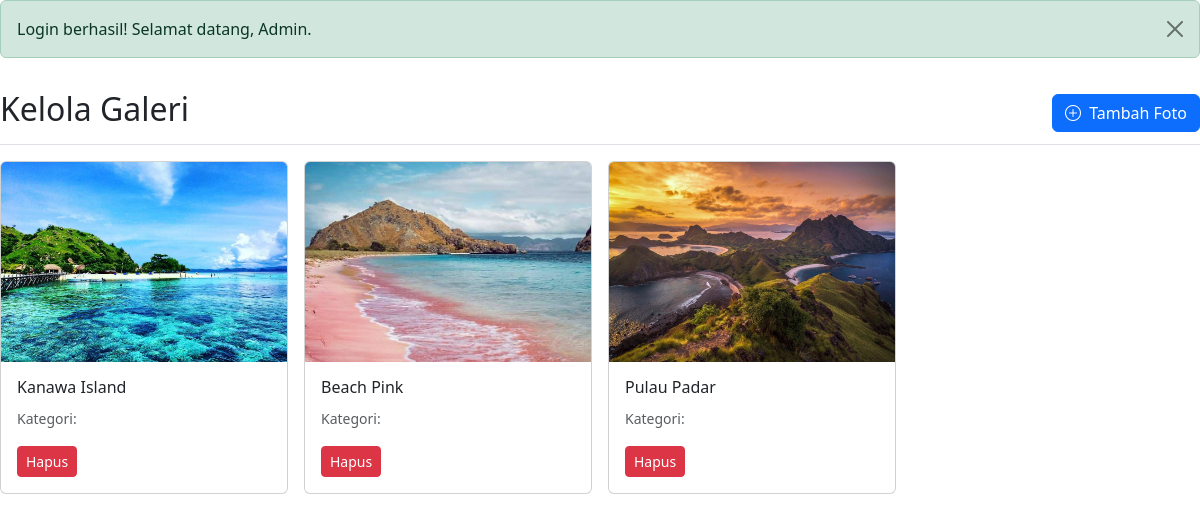
The page /admin/halaman/galeri.php (signed in) on the database its author committed.
### tables this page shows
CREATE TABLE `galleries` (
  `id` int NOT NULL,
  `judul` varchar(100) NOT NULL,
  `gambar` varchar(255) NOT NULL,
  `kategori_id` int DEFAULT NULL,
  `created_at` timestamp NULL DEFAULT CURRENT_TIMESTAMP
);

### admin/halaman/galeri.php (the view, shortened to what this page needs)
<?php
include '../../database/konek.php';
include '../../includes/boot.php';
if (isset($_SESSION['success_message'])): ?>
    <div class="alert alert-success alert-dismissible fade show" role="alert">
        <?php echo htmlspecialchars($_SESSION['success_message']); ?>
        <button type="button" class="btn-close" data-bs-dismiss="alert"></button>
    </div>
<?php endif; ?>
<div class="d-flex justify-content-between flex-wrap flex-md-nowrap align-items-center pt-3 pb-2 mb-3 border-bottom">
    <h1 class="h2">Kelola Galeri</h1>
    <button class="btn btn-primary" data-bs-toggle="modal" data-bs-target="#modalTambahFoto">
        <i class="bi bi-plus-circle me-1"></i> Tambah Foto
    </button>
</div>
<div class="row g-3">
    <?php
    $query_galeri = $konek->query("SELECT * FROM galleries ORDER BY created_at DESC");
    if ($query_galeri->num_rows > 0) {
        while($data = $query_galeri->fetch_assoc()) {
            echo "<div class='col-md-3'>
                <div class='card'>
                    <img src='../../assets/images/".htmlspecialchars($data['gambar'])."' class='card-img-top' style='height:200px;object-fit:cover;' alt='".htmlspecialchars($data['judul'])."'>
                    <div class='card-body'>
                        <h6 class='card-title'>".htmlspecialchars($data['judul'])."</h6>
                        <p class='card-text'><small class='text-muted'>Kategori: ".htmlspecialchars($data['kategori'])."</small></p>
                        <a href='proses/hapus_galeri.php?id=".htmlspecialchars($data['id'])."' class='btn btn-sm btn-danger' onclick='return confirm(\"Yakin ingin menghapus foto ini?\")'>Hapus</a>
                    </div>
                </div>
            </div>";
        }
    } else {
        echo "<p class='col-12 text-center'>Tidak ada foto.</p>";
    }
    ?>
</div>

### rows shown on the page
galleries: gambar (picture), judul "Kanawa Island"
galleries: gambar (picture), judul "Beach Pink"
galleries: gambar (picture), judul "Pulau Padar"

### other values the page prints
$_SESSION['success_message'] "Login berhasil! Selamat datang, Admin."
